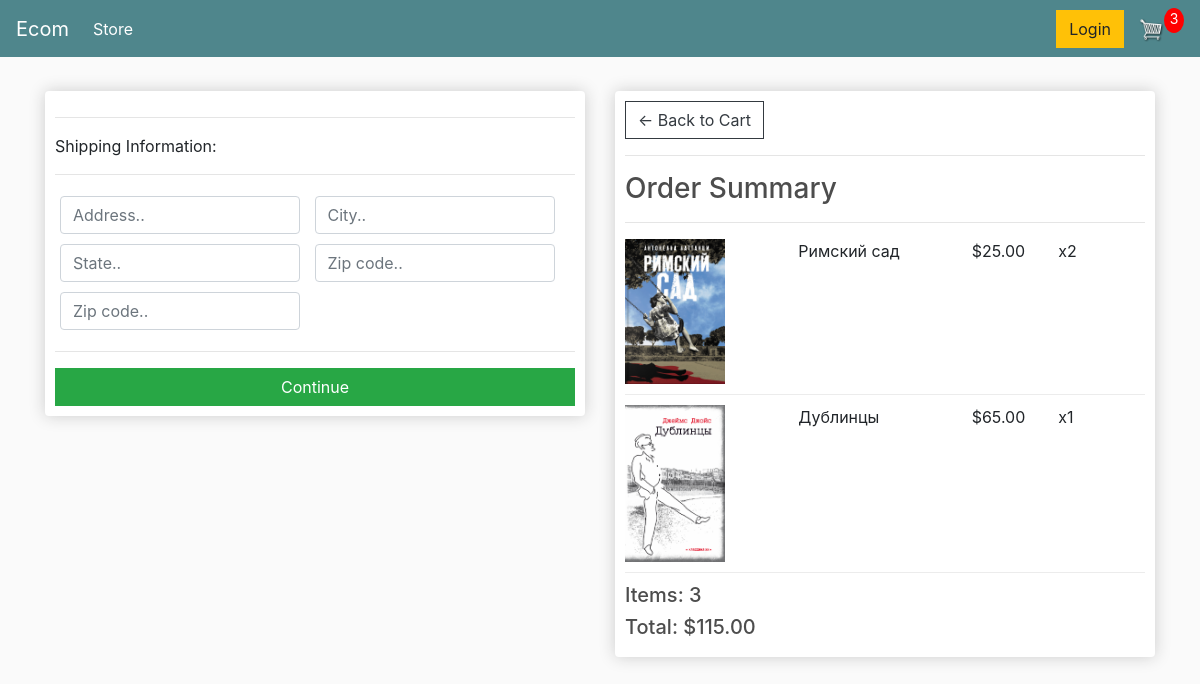
/checkout/ (signed in), run on an earlier commit of the app's database.
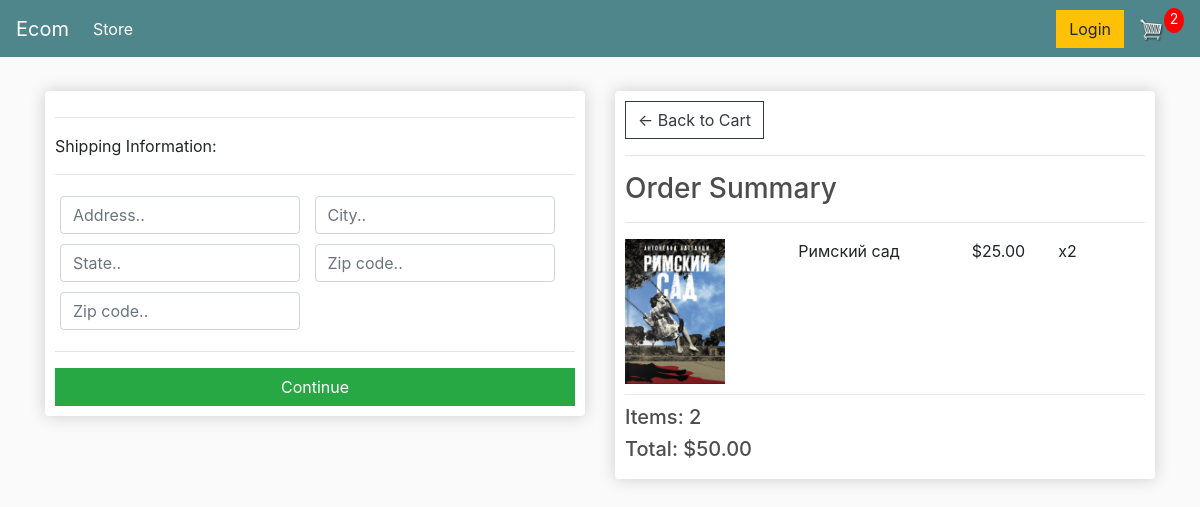
And on a later commit of the database.
### bookmaster/models.py (models this page shows, shortened)
class OrderItem(models.Model):
    product = models.ForeignKey(Product, on_delete=models.SET_NULL, blank=True, null=True)
    order = models.ForeignKey(Order, on_delete=models.SET_NULL, blank=True, null=True)
    quantity = models.IntegerField(default=0, null=True, blank=True)
    date_added = models.DateTimeField(auto_now_add=True)
    @property
    def get_total(self):
        total = self.product.price * self.quantity
        return total

class Product(models.Model):
    name = models.CharField(max_length=200, null=True)
    price = models.DecimalField(max_digits=8, decimal_places=2)
    digital = models.BooleanField(default=False, null=True, blank=True)
    image = models.ImageField(null=True, blank=True, upload_to="product_images/")
    @property
    def imageURL(self):
        try:
            url = self.image.url
        except:
            url = ''
        return url

class Order(models.Model):
    customer = models.ForeignKey(Customer, on_delete=models.SET_NULL, blank=True, null=True)
    date_order = models.DateTimeField(auto_now_add=True)
    complete = models.BooleanField(default=False, null=True, blank=False)
    transaction_id = models.CharField(max_length=200, null=True)
    @property
    def shipping(self):
        shipping = False
        orderitems = self.orderitem_set.all()
        for i in orderitems:
            if i.product.digital == False:
                shipping = True
        return shipping
    @property
    def get_cart_total(self):
        orderitems = self.orderitem_set.all()
        total = sum([item.get_total for item in orderitems])
        return total
    @property
    def get_cart_items(self):
        orderitems = self.orderitem_set.all()
        total = sum([item.quantity for item in orderitems])
        return total

### bookmaster/views.py (the view)
# urls.py: path('checkout/', views.checkout, name="checkout"),
def checkout(request):
    if request.user.is_authenticated:
        customer = request.user.customer
        order, created = Order.objects.get_or_create(customer=customer, complete=False)
        items = order.orderitem_set.all()
        cartItems = order.get_cart_items
    else:
        items = []
        order = {'get_cart_total': 0, 'get_cart_items': 0, 'shipping':False}
        cartItems = order['get_cart_items']
    context = {'items': items, 'order': order, 'cartItems':cartItems}
    return render(request, 'store/checkout.html', context)

### bookmaster/templates/store/checkout.html (shortened to what this page needs)
{% extends 'store/main.html' %}
{% load static %}
{% block content %}
     <div class="row">
		<div class="col-lg-6">
			<div class="box-element" id="form-wrapper">
				<form id="form">
					<div id="shipping-info">
						<hr>
						<p>Shipping Information:</p>
						<hr>
						<div class="form-field">
							<input class="form-control" type="text" name="address" placeholder="Address..">
						</div>
						<div class="form-field">
							<input class="form-control" type="text" name="city" placeholder="City..">
						</div>
						<div class="form-field">
							<input class="form-control" type="text" name="state" placeholder="State..">
						</div>
						<div class="form-field">
							<input class="form-control" type="text" name="zipcode" placeholder="Zip code..">
						</div>
						<div class="form-field">
							<input class="form-control" type="text" name="country" placeholder="Zip code..">
						</div>
					</div>
					<hr>
					<input id="form-button" class="btn btn-success btn-block" type="submit" value="Continue">
				</form>
			</div>
			<br>
		</div>
		<div class="col-lg-6">
			<div class="box-element">
				<a  class="btn btn-outline-dark" href="{% url 'cart' %}">&#x2190; Back to Cart</a>
				<hr>
				<h3>Order Summary</h3>
				<hr>
				{% for item in items %}
				<div class="cart-row">
					<div style="flex:2"><img class="row-image" src="{{item.product.imageURL}}"></div>
					<div style="flex:2"><p>{{item.product.name}}</p></div>
					<div style="flex:1"><p>${{item.product.price|floatformat:2}}</p></div>
					<div style="flex:1"><p>x{{item.quantity}}</p></div>
				</div>
				{% endfor %}
				<h5>Items:   {{order.get_cart_items}}</h5>
				<h5>Total:   ${{order.get_cart_total|floatformat:2}}</h5>
			</div>
		</div>
	</div>
{% endblock content %}

What changed in the data, as far as the page shows it:
removed OrderItem: product.imageURL (picture), product.name "Дублинцы", product.price "65.00", quantity "1"
computed for Order: get_cart_items "3" → "2"; get_cart_total "115.00" → "50.00"
Also different on the page:
{{ cartItems }}: "3" → "2"
